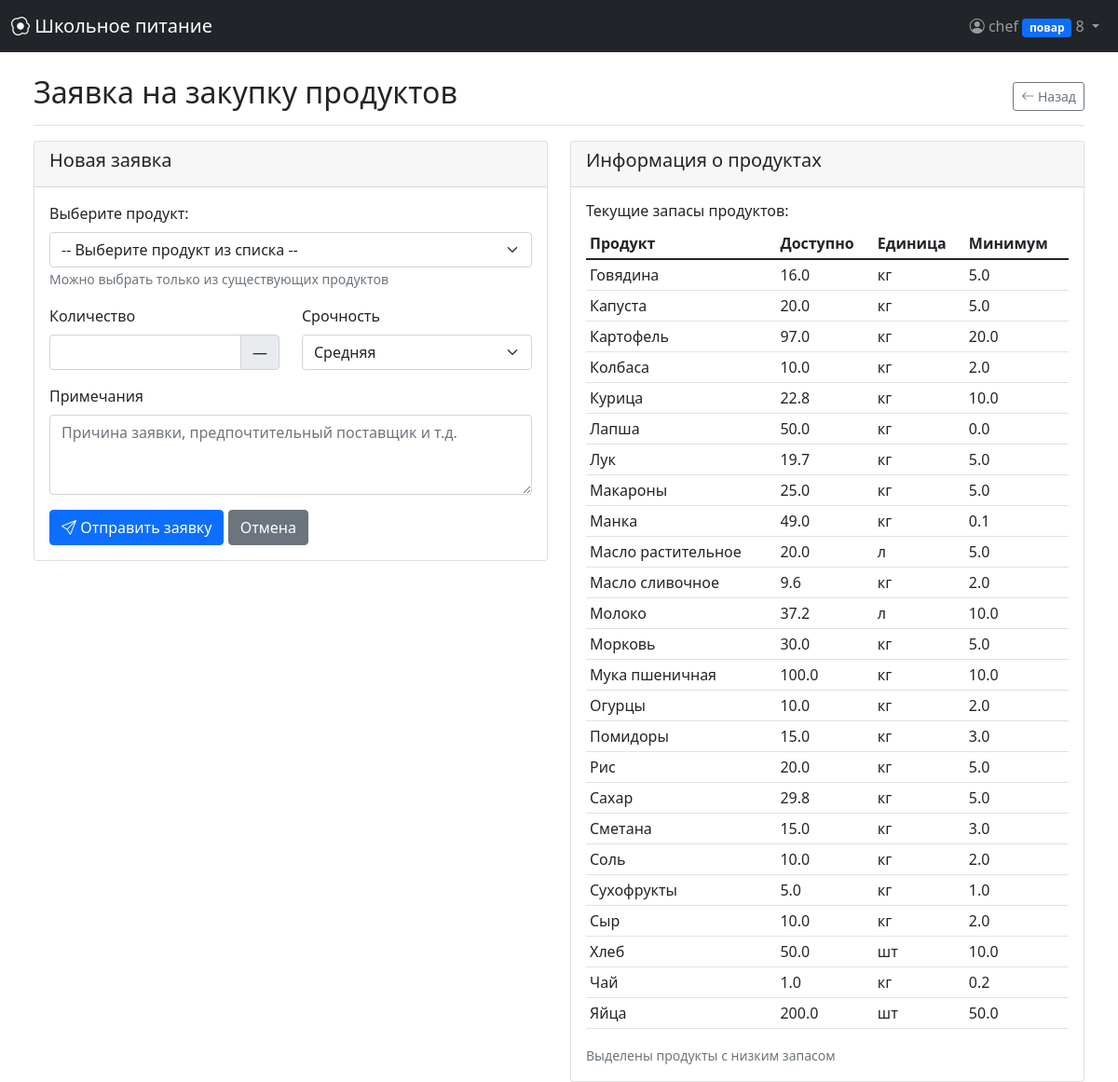
Page /purchase_request (signed in) on the committed database.
### models.py (models this page shows, shortened)
class User(UserMixin, db.Model):
    __tablename__ = 'users'
    id = db.Column(db.Integer, primary_key=True)
    username = db.Column(db.String(64), unique=True, nullable=False)
    email = db.Column(db.String(120), unique=True, nullable=False)
    password_hash = db.Column(db.String(256), nullable=False)
    role = db.Column(db.String(20), nullable=False, default='ученик')
    grade = db.Column(db.String(10))
    balance = db.Column(db.Float, default=0.0)
    created_at = db.Column(db.DateTime, default=datetime.utcnow)
    allergies = db.relationship('Allergy', backref='user', lazy='dynamic')
    orders = db.relationship('Order', backref='user', lazy='dynamic', foreign_keys='Order.user_id')
    feedbacks = db.relationship('Feedback', backref='user', lazy='dynamic')
    notifications = db.relationship('Notification', backref='user', lazy='dynamic')
    subscriptions = db.relationship('Subscription', backref='user', lazy='dynamic')
    prepared_meals = db.relationship('PreparedMeal', foreign_keys='PreparedMeal.prepared_by', backref='preparer',
                                     lazy='dynamic')
    served_orders = db.relationship('Order', foreign_keys='Order.served_by', backref='served_by_user', lazy='dynamic')

class Inventory(db.Model):
    __tablename__ = 'inventory'
    id = db.Column(db.Integer, primary_key=True)
    ingredient = db.Column(db.String(100), nullable=False)
    quantity = db.Column(db.Float, nullable=False)
    unit = db.Column(db.String(20))
    min_quantity = db.Column(db.Float, nullable=False)
    last_updated = db.Column(db.DateTime, default=datetime.utcnow)

### app.py (the view, shortened to what this page needs)
@app.route('/purchase_request', methods=['GET', 'POST'])
@login_required
@role_required(['повар'])
def purchase_request():
    form = PurchaseRequestForm()
    existing_ingredients = Inventory.query.order_by(Inventory.ingredient).all()
    if existing_ingredients:
        form.ingredient_id.choices = [(i.id, f"{i.ingredient} ({i.unit}) - доступно: {i.quantity}") for i in
                                      existing_ingredients]
    else:
        form.ingredient_id.choices = [(0, 'Нет продуктов в базе')]
    missing_ingredients = session.get('missing_ingredients', [])
    meal_id = session.get('meal_id')
    portions = session.get('portions', 1)
    if missing_ingredients and meal_id:
        meal = Meal.query.get(meal_id)
    else:
        meal = None
    return render_template('purchase_request.html',
                           form=form,
                           meal=meal,
                           portions=portions,
                           missing_ingredients=missing_ingredients,
                           existing_ingredients=existing_ingredients)

### forms.py
class PurchaseRequestForm(FlaskForm):
    ingredient_id = SelectField('Продукт', coerce=int, choices=[], validators=[DataRequired()])
    quantity = FloatField('Количество', validators=[DataRequired(), NumberRange(min=0.1)])
    urgency = SelectField('Срочность', choices=[
        ('низкая', 'Низкая'),
        ('средняя', 'Средняя'),
        ('высокая', 'Высокая'),
        ('критичная', 'Критичная')
    ], default='средняя')
    notes = TextAreaField('Примечания')
    submit = SubmitField('Создать заявку')

### app.py (called while the page is built)
def role_required(roles):
    def decorator(f):
        @wraps(f)
        @login_required
        def decorated_function(*args, **kwargs):
            if not current_user.is_authenticated:
                flash('Войдите в систему.', 'danger')
                return redirect(url_for('login'))
            if current_user.role not in roles:
                app.logger.warning(f'Unauthorized access attempt by user {current_user.id} to {request.endpoint}')
                flash('У вас нет прав для доступа к этой странице.', 'danger')
                return redirect(url_for('dashboard'))
            return f(*args, **kwargs)
        return decorated_function
    return decorator

### models.py (called while the page is built)
@login_manager.user_loader
def load_user(user_id):
    return db.session.get(User, int(user_id))

### templates/purchase_request.html (shortened to what this page needs)
{% extends "base.html" %}
{% block content %}
<div class="d-flex justify-content-between flex-wrap flex-md-nowrap align-items-center pt-3 pb-2 mb-3 border-bottom">
    <h1 class="h2">Заявка на закупку продуктов</h1>
    <div class="btn-toolbar mb-2 mb-md-0">
        <a href="{{ url_for('chef_dashboard') }}" class="btn btn-sm btn-outline-secondary">
            <i class="bi bi-arrow-left"></i> Назад
        </a>
    </div>
</div>
<div class="row">
    <div class="col-md-6">
        <div class="card">
            <div class="card-header">
                <h5>Новая заявка</h5>
            </div>
            <div class="card-body">
                <form method="POST">
                    <div class="mb-3">
                        <label class="form-label">Выберите продукт:</label>
                        <select class="form-select {% if form.ingredient_id.errors %}is-invalid{% endif %}"
                                name="ingredient_id" id="ingredient_id" required>
                            <option value="">-- Выберите продукт из списка --</option>
                        </select>
                        <small class="text-muted">Можно выбрать только из существующих продуктов</small>
                    </div>
                    <div class="row">
                        <div class="col-md-6 mb-3">
                            {{ form.quantity.label(class="form-label") }}
                            <div class="input-group">
                                {{ form.quantity(class="form-control", type="number", step="0.1", min="0.1") }}
                                <span class="input-group-text" id="unitDisplay">—</span>
                            </div>
                        </div>
                        <div class="col-md-6 mb-3">
                            {{ form.urgency.label(class="form-label") }}
                            {{ form.urgency(class="form-select") }}
                        </div>
                    </div>
                    <div class="mb-3">
                        {{ form.notes.label(class="form-label") }}
                        {{ form.notes(class="form-control", rows=3, placeholder="Причина заявки, предпочтительный поставщик и т.д.") }}
                    </div>
                    <button type="submit" class="btn btn-primary">
                        <i class="bi bi-send"></i> Отправить заявку
                    </button>
                    <a href="{{ url_for('chef_dashboard') }}" class="btn btn-secondary">Отмена</a>
                </form>
            </div>
        </div>
    </div>
    <div class="col-md-6">
        <div class="card">
            <div class="card-header">
                <h5>Информация о продуктах</h5>
            </div>
            <div class="card-body">
                <h6>Текущие запасы продуктов:</h6>
                {% if existing_ingredients %}
                <div class="table-responsive">
                    <table class="table table-sm table-hover">
                        <thead>
                            <tr>
                                <th>Продукт</th>
                                <th>Доступно</th>
                                <th>Единица</th>
                                <th>Минимум</th>
                            </tr>
                        </thead>
                        <tbody>
                            {% for item in existing_ingredients %}
                            <tr class="{% if item.quantity <= item.min_quantity %}table-warning{% endif %}">
                                <td>{{ item.ingredient }}</td>
                                <td>{{ "%.1f"|format(item.quantity) }}</td>
                                <td>{{ item.unit }}</td>
                                <td>{{ "%.1f"|format(item.min_quantity) }}</td>
                            </tr>
                            {% endfor %}
                        </tbody>
                    </table>
                </div>
                <small class="text-muted">Выделены продукты с низким запасом</small>
                {% else %}
                <p class="text-muted">Нет продуктов в базе данных</p>
                {% endif %}
            </div>
        </div>
    </div>
</div>
{% endblock %}

### templates/base.html (shortened to what this page needs)
<!DOCTYPE html>
<html lang="ru">
<head>
    <link href="https://cdn.jsdelivr.net/npm/bootstrap@5.1.3/dist/css/bootstrap.min.css" rel="stylesheet">
    <link rel="stylesheet" href="https://cdn.jsdelivr.net/npm/bootstrap-icons@1.8.1/font/bootstrap-icons.css">
</head>
<body>
    <nav class="navbar navbar-expand-lg navbar-dark bg-dark fixed-top">
        <div class="container-fluid">
            <a class="navbar-brand" href="{{ url_for('dashboard') if current_user.is_authenticated else url_for('home') }}">
                <i class="bi bi-egg-fried"></i> Школьное питание
            </a>
            <div class="navbar-nav ms-auto">
                {% if current_user.is_authenticated %}
                <div class="nav-item dropdown">
                    <a class="nav-link dropdown-toggle" href="#" id="navbarDropdown" role="button" data-bs-toggle="dropdown">
                        <i class="bi bi-person-circle"></i> {{ current_user.username }}
                        <span class="badge bg-primary">{{ current_user.role }}</span>
                        <span id="notification-count" class="notification-badge" style="display:none;"></span>
                    </a>
                </div>
                {% else %}
                <div class="nav-item">
                    <a class="nav-link" href="{{ url_for('login') }}"><i class="bi bi-box-arrow-in-right"></i> Войти</a>
                </div>
                {% endif %}
            </div>
        </div>
    </nav>
    <div class="container-fluid mt-5 pt-3">
        {% if current_user.is_authenticated %}
            <main role="main" class="px-4">
                {% block content %}{% endblock %}
            </main>
        {% else %}
            <div class="container mt-5 pt-4">
                {% block auth_content %}{% endblock %}
            </div>
        {% endif %}
    </div>
</body>
</html>

### rows in the picture
User: username "chef", role "повар"
Inventory: ingredient "Говядина", quantity "16.0", unit "кг", min_quantity "5.0"
Inventory: ingredient "Капуста", quantity "20.0", unit "кг", min_quantity "5.0"
Inventory: ingredient "Картофель", quantity "97.0", unit "кг", min_quantity "20.0"
Inventory: ingredient "Колбаса", quantity "10.0", unit "кг", min_quantity "2.0"
Inventory: ingredient "Курица", quantity "22.8", unit "кг", min_quantity "10.0"
Inventory: ingredient "Лапша", quantity "50.0", unit "кг", min_quantity "0.0"
Inventory: ingredient "Лук", quantity "19.7", unit "кг", min_quantity "5.0"
Inventory: ingredient "Макароны", quantity "25.0", unit "кг", min_quantity "5.0"
Inventory: ingredient "Манка", quantity "49.0", unit "кг", min_quantity "0.1"
Inventory: ingredient "Масло растительное", quantity "20.0", unit "л", min_quantity "5.0"
Inventory: ingredient "Масло сливочное", quantity "9.6", unit "кг", min_quantity "2.0"
Inventory: ingredient "Молоко", quantity "37.2", unit "л", min_quantity "10.0"
Inventory: ingredient "Морковь", quantity "30.0", unit "кг", min_quantity "5.0"
Inventory: ingredient "Мука пшеничная", quantity "100.0", unit "кг", min_quantity "10.0"
Inventory: ingredient "Огурцы", quantity "10.0", unit "кг", min_quantity "2.0"
Inventory: ingredient "Помидоры", quantity "15.0", unit "кг", min_quantity "3.0"
Inventory: ingredient "Рис", quantity "20.0", unit "кг", min_quantity "5.0"
Inventory: ingredient "Сахар", quantity "29.8", unit "кг", min_quantity "5.0"
Inventory: ingredient "Сметана", quantity "15.0", unit "кг", min_quantity "3.0"
Inventory: ingredient "Соль", quantity "10.0", unit "кг", min_quantity "2.0"
Inventory: ingredient "Сухофрукты", quantity "5.0", unit "кг", min_quantity "1.0"
Inventory: ingredient "Сыр", quantity "10.0", unit "кг", min_quantity "2.0"
Inventory: ingredient "Хлеб", quantity "50.0", unit "шт", min_quantity "10.0"
Inventory: ingredient "Чай", quantity "1.0", unit "кг", min_quantity "0.2"
Inventory: ingredient "Яйца", quantity "200.0", unit "шт", min_quantity "50.0"
